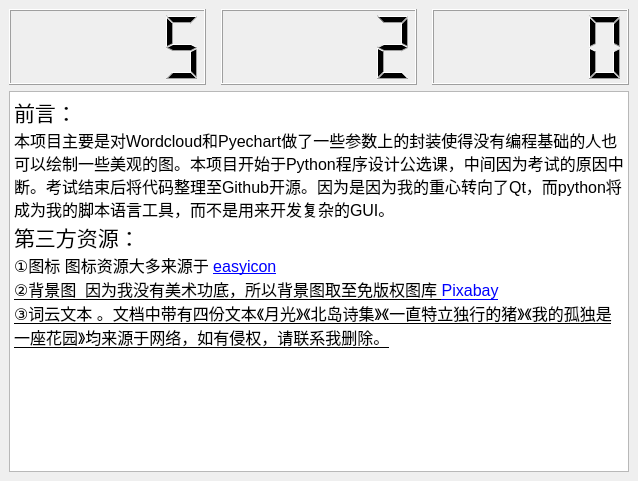
<?xml version="1.0" encoding="UTF-8"?>
<ui version="4.0">
 <class>About</class>
 <widget class="QMainWindow" name="About">
  <property name="geometry">
   <rect>
    <x>0</x>
    <y>0</y>
    <width>638</width>
    <height>481</height>
   </rect>
  </property>
  <property name="windowTitle">
   <string>关于</string>
  </property>
  <property name="windowIcon">
   <iconset resource="wcqt.qrc">
    <normaloff>:/icon/images/动物/狐狸.png</normaloff>:/icon/images/动物/狐狸.png</iconset>
  </property>
  <widget class="QWidget" name="centralwidget">
   <layout class="QHBoxLayout" name="horizontalLayout_2">
    <item>
     <layout class="QVBoxLayout" name="verticalLayout" stretch="1,5">
      <item>
       <layout class="QHBoxLayout" name="horizontalLayout">
        <property name="spacing">
         <number>15</number>
        </property>
        <item>
         <widget class="QLCDNumber" name="lcdNumber">
          <property name="styleSheet">
           <string notr="true"/>
          </property>
          <property name="intValue" stdset="0">
           <number>5</number>
          </property>
         </widget>
        </item>
        <item>
         <widget class="QLCDNumber" name="lcdNumber_2">
          <property name="intValue" stdset="0">
           <number>2</number>
          </property>
         </widget>
        </item>
        <item>
         <widget class="QLCDNumber" name="lcdNumber_3">
          <property name="frameShadow">
           <enum>QFrame::Raised</enum>
          </property>
          <property name="intValue" stdset="0">
           <number>0</number>
          </property>
         </widget>
        </item>
       </layout>
      </item>
      <item>
       <widget class="QTextEdit" name="textEdit">
        <property name="html">
         <string>&lt;!DOCTYPE HTML PUBLIC &quot;-//W3C//DTD HTML 4.0//EN&quot; &quot;http://www.w3.org/TR/REC-html40/strict.dtd&quot;&gt;
&lt;html&gt;&lt;head&gt;&lt;meta name=&quot;qrichtext&quot; content=&quot;1&quot; /&gt;&lt;style type=&quot;text/css&quot;&gt;
p, li { white-space: pre-wrap; }
&lt;/style&gt;&lt;/head&gt;&lt;body style=&quot; font-family:'SimSun'; font-size:9pt; font-weight:400; font-style:normal;&quot;&gt;
&lt;p style=&quot; margin-top:0px; margin-bottom:0px; margin-left:0px; margin-right:0px; -qt-block-indent:0; text-indent:0px;&quot;&gt;&lt;span style=&quot; font-size:16pt;&quot;&gt;前言：&lt;/span&gt;&lt;/p&gt;
&lt;p style=&quot; margin-top:0px; margin-bottom:0px; margin-left:0px; margin-right:0px; -qt-block-indent:0; text-indent:0px;&quot;&gt;&lt;span style=&quot; font-size:12pt;&quot;&gt;本项目主要是对Wordcloud和Pyechart做了一些参数上的封装使得没有编程基础的人也可以绘制一些美观的图。本项目开始于Python程序设计公选课，中间因为考试的原因中断。考试结束后将代码整理至Github开源。因为是因为我的重心转向了Qt，而python将成为我的脚本语言工具，而不是用来开发复杂的GUI。&lt;/span&gt;&lt;/p&gt;
&lt;p style=&quot; margin-top:0px; margin-bottom:0px; margin-left:0px; margin-right:0px; -qt-block-indent:0; text-indent:0px;&quot;&gt;&lt;span style=&quot; font-size:16pt;&quot;&gt;第三方资源：&lt;/span&gt;&lt;/p&gt;
&lt;p style=&quot; margin-top:0px; margin-bottom:0px; margin-left:0px; margin-right:0px; -qt-block-indent:0; text-indent:0px;&quot;&gt;&lt;span style=&quot; font-size:12pt;&quot;&gt;①图标 图标资源大多来源于 &lt;/span&gt;&lt;a href=&quot;https://www.easyicon.net/&quot;&gt;&lt;span style=&quot; font-size:12pt; text-decoration: underline; color:#0000ff;&quot;&gt;easyicon&lt;/span&gt;&lt;/a&gt;&lt;/p&gt;
&lt;p style=&quot; margin-top:0px; margin-bottom:0px; margin-left:0px; margin-right:0px; -qt-block-indent:0; text-indent:0px;&quot;&gt;&lt;a href=&quot;https://www.easyicon.net/&quot;&gt;&lt;span style=&quot; font-size:12pt; text-decoration: underline; color:#000000;&quot;&gt;②背景图  因为我没有美术功底，所以背景图取至免版权图库 &lt;/span&gt;&lt;/a&gt;&lt;a href=&quot;https://pixabay.com/&quot;&gt;&lt;span style=&quot; font-size:12pt; text-decoration: underline; color:#0000ff;&quot;&gt;Pixabay&lt;/span&gt;&lt;/a&gt;&lt;/p&gt;
&lt;p style=&quot; margin-top:0px; margin-bottom:0px; margin-left:0px; margin-right:0px; -qt-block-indent:0; text-indent:0px;&quot;&gt;&lt;a href=&quot;https://pixabay.com/&quot;&gt;&lt;span style=&quot; font-size:12pt; text-decoration: underline; color:#000000;&quot;&gt;③词云文本 。文档中带有四份文本《月光》《北岛诗集》《一直特立独行的猪》《我的孤独是一座花园》均来源于网络，如有侵权，请联系我删除。&lt;/span&gt;&lt;/a&gt;&lt;/p&gt;
&lt;p style=&quot;-qt-paragraph-type:empty; margin-top:0px; margin-bottom:0px; margin-left:0px; margin-right:0px; -qt-block-indent:0; text-indent:0px; font-size:12pt; text-decoration: underline; color:#0000ff;&quot;&gt;&lt;br /&gt;&lt;/p&gt;&lt;/body&gt;&lt;/html&gt;</string>
        </property>
       </widget>
      </item>
     </layout>
    </item>
   </layout>
  </widget>
 </widget>
 <resources>
  <include location="wcqt.qrc"/>
 </resources>
 <connections/>
</ui>
